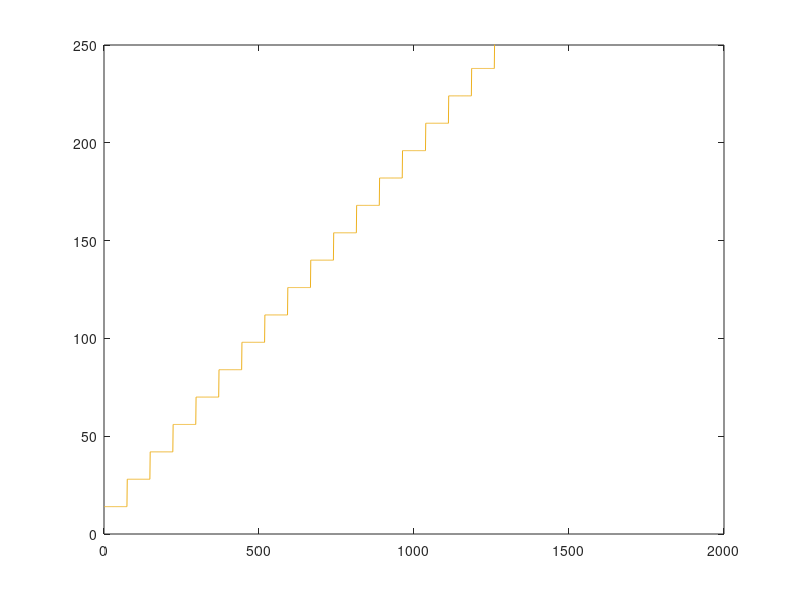

The MATLAB script that drew this image: (Note: this script raises an error after producing the figure.)
%% [ARTEM DUDKO] - [Apex Project] - [10/8/2022]

%% [RoF Test]

T = 4000;    %total ms
t = 1:T;


% R3 vs Flatline
R3_RPM = 810;
R3_DMG = 14;
R3_RPS = 810 / 60;
R3_RPMS = 810 / 60000;
R3_GRPH = 1:T;

for i = 1:T
R3_GRPH(i) = floor(i * R3_RPMS) * R3_DMG + R3_DMG;
end

Flat_RPM = 600;
Flat_DMG = 18;
Flat_RPS = 600/60;
Flat_RPMS = 600/60000;
Flat_GRPH = 1:4000;

for i = 1:T
Flat_GRPH(i) = floor(i * Flat_RPMS) * Flat_DMG + Flat_DMG;
end

% Repeater 1 Fast vs Repeater 2 Slow


Rep1_DMG = 42
Rep1_RPS = 3.85
Rep1_RPMS = Rep1_RPS / 1000
Rep1_GRPH = 1:T;


for i = 1:T
Rep1_GRPH(i) = floor(i * Rep1_RPMS) * Rep1_DMG + Rep1_DMG;
end

Rep2_DMG = 57;
Rep2_RPS = 1 / ((1/Rep1_RPS) + 0.35)     %    1/[(1/SPR)+0.3]
Rep2_RPMS = Rep2_RPS / 1000
Rep2_GRPH = 1:T;

for i = 1:T
Rep2_GRPH(i) = floor(i * Rep2_RPMS) * Rep2_DMG + Rep2_DMG;
end

%R3_color = "#D95319";

figure(1)
plot(t,R3_GRPH,'color',[0.9290 0.6940 0.1250])
ylim([0 250])
xlim([0 2000])
hold on
yline(225,"red")
yline(200,"magenta")
plot(t,Flat_GRPH,'color',[0 184/255 156/255])
hold off

figure(2)
plot(t,Rep1_GRPH,'color',[0.9290 0.6940 0.1250])
ylim([0 250])
xlim([0 4000])
hold on
yline(225,"red")
yline(200,"magenta")
plot(t,Rep2_GRPH,'color',[0 184/255 156/255])
hold off









